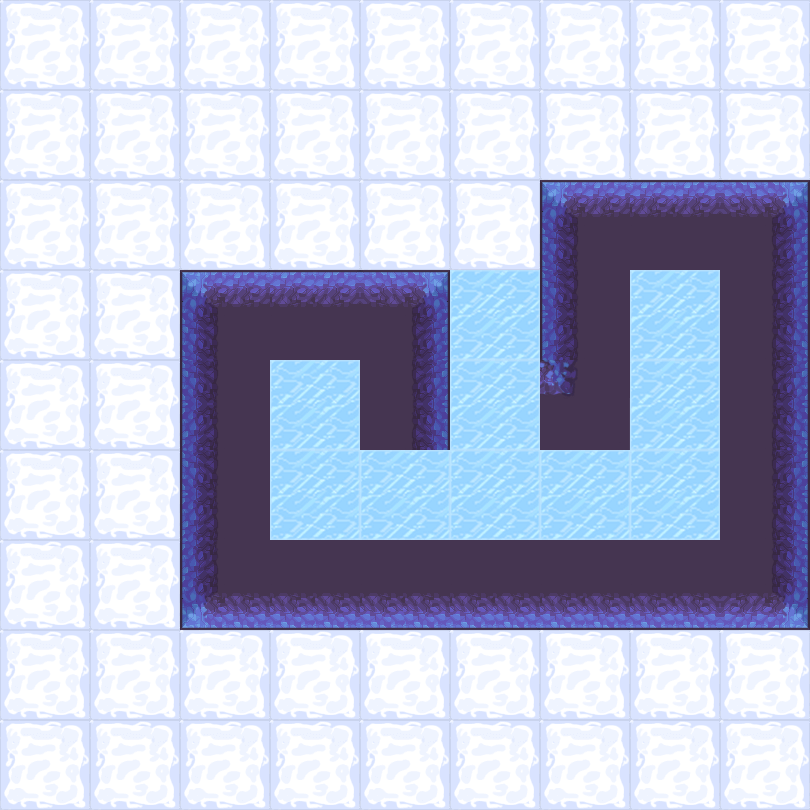

A 2D game scene composited from a Tiled map and its tileset images. What follows is a short description and the map's XML, with each tile layer's data collapsed to a summary:
An orthogonal 9x9 tile map with 90x90 px tiles, 2 tile layers (地形, 障碍) and 10 objects (8x map, bed, door).

<map version="1.5" tiledversion="1.7.2" orientation="orthogonal" renderorder="right-down" width="9" height="9" tilewidth="90" tileheight="90" infinite="0" nextlayerid="4" nextobjectid="16">
 <tileset firstgid="1" name="7415bc93c47e5d7693a229e68521d07" tilewidth="90" tileheight="90" tilecount="100" columns="10">
  <image source="2.png" trans="ff00ff" width="900" height="900" />
 </tileset>
 <layer id="1" name="地形" width="9" height="9">
  <data>[81 cells, 60 non-empty, 2 distinct tile ids]</data>
 </layer>
 <layer id="2" name="障碍" width="9" height="9">
  <data>[81 cells, 21 non-empty, 11 distinct tile ids]</data>
 </layer>
 <objectgroup id="3" name="对象">
  <object id="2" name="bed" x="450" y="450" width="90" height="90" />
  <object id="3" name="map" x="630" y="360" width="90" height="90" />
  <object id="4" name="map" x="270" y="450" width="90" height="90" />
  <object id="7" name="map" x="360" y="450" width="90" height="90" />
  <object id="8" name="map" x="540" y="450" width="90" height="90" />
  <object id="10" name="map" x="630" y="450" width="90" height="90" />
  <object id="12" name="map" x="450" y="360" width="90" height="90">
   <properties>
    <property name="weapon" type="int" value="1" />
   </properties>
  </object>
  <object id="13" name="map" x="630" y="270" width="90" height="90">
   <properties>
    <property name="weapon" type="int" value="2" />
   </properties>
  </object>
  <object id="14" name="map" x="270" y="360" width="90" height="90">
   <properties>
    <property name="weapon" type="int" value="3" />
   </properties>
  </object>
  <object id="15" name="door" x="450" y="270" width="90" height="90">
   <properties>
    <property name="LorR" type="int" value="1" />
    <property name="motion" type="int" value="4" />
    <property name="rotate" type="int" value="0" />
   </properties>
  </object>
 </objectgroup>
</map>
